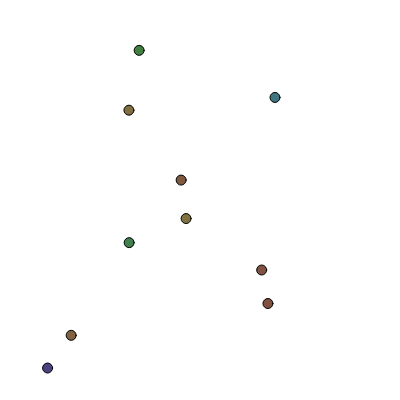
Frame 1 (no input)
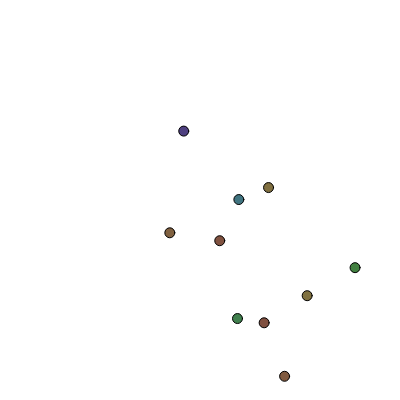
Frame 60 (no input)
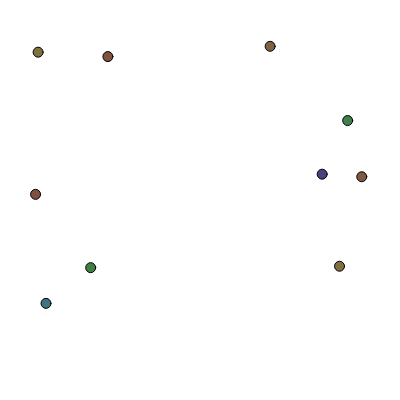
Frame 120 (the mouse pressed at the canvas centre since frame 60)

The p5.js sketch that drew these frames (run headless with seeded random() and noise() and a simulated clock; from frame 60 on, the mouse is pressed at the canvas centre):

// p5.js sketch
// ── sketch.js
var xValue = []
var yValue = [];
var coolcolor = [];
var speedy = [];
var speedx = [];

function setup(){
    createCanvas(400, 400);
    colorMode(HSB);
    for (var i = 0; i < 10; i++){
        xValue[i] = random(25, width-25);
        yValue[i] = random(25, height-25);
        coolcolor[i] = random(0, 255);
        speedy[i] = random(0, 5);
                speedx[i] = random(0, 5);

    }

}

function draw(){
    background(300, 0, 100);
    for (var e = 0; e  < 10; e++){
        fill(coolcolor[e], 50, 50);
        ellipse(xValue[e], yValue[e], 10, 10);
        xValue[e] = xValue[e] + speedx[e];
        yValue[e] = yValue[e] + speedy[e];

        if (yValue[e] <= 25 || yValue[e] >= height-25){
        speedy[e] = speedy[e]*(-1);
    }

    if (xValue[e] <= 25 || xValue[e] >= width-25){
        speedx[e] = speedx[e]*(-1);

    }
    }

    

}

function mouseDragged(){

}
